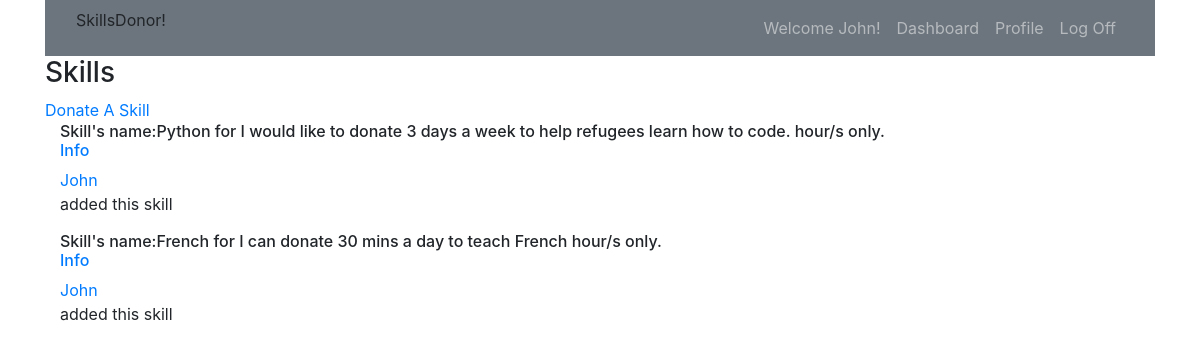
The app's page /dashboard (signed in), older data.
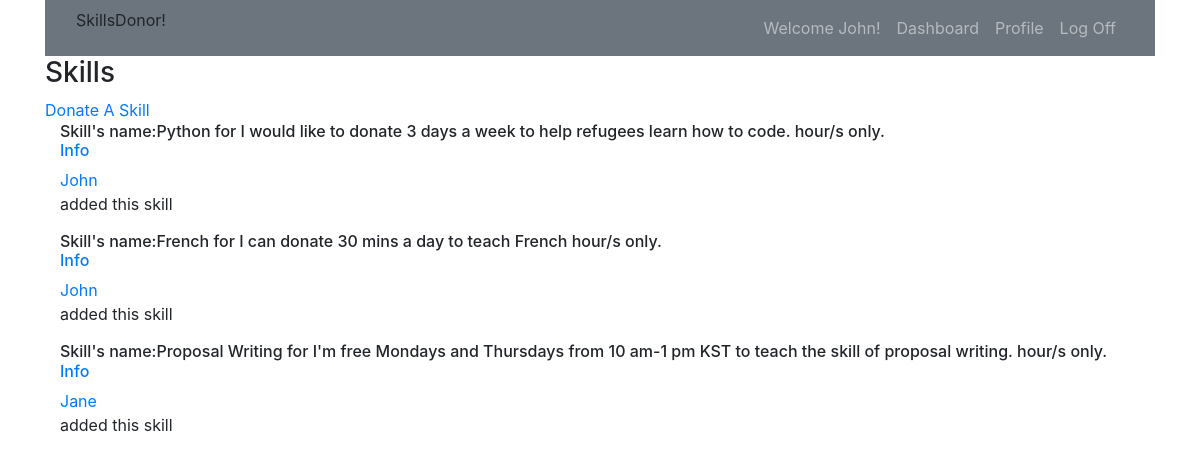
The same page, newer data.
### skills_app/models.py (models this page shows)
class User(models.Model):
    first_name = models.CharField(max_length=12)
    last_name = models.CharField(max_length= 14)
    email = models.CharField(max_length=55)
    password = models.CharField(max_length=20)
    confirmpw = models.CharField(max_length = 20)
    bio= models.TextField()
    profile_img= models.ImageField(upload_to="images", null=True)
    created_at = models.DateTimeField(auto_now_add=True)
    updated_at = models.DateTimeField(auto_now= True)
    objects = UserManager()

class Skill(models.Model):
    posted_by = models.ForeignKey(User, related_name = "user_skills", on_delete=models.CASCADE, null=True, blank = True)
    location = models.CharField(max_length=14)
    skill= models.TextField()
    profession= models.CharField(max_length=20)
    time= models.CharField(max_length=10)
    objects = SkillManager()

### skills_app/views.py (the view)
# urls.py: path('dashboard', views.dashboard),
def dashboard(request):
    if 'user_id' not in request.session:
        return redirect('/')
    user = User.objects.get(id = request.session['user_id'])
    context = {
        'user': user,
        'skills': Skill.objects.all(),
    }
    return render(request, "dashboard.html",context)

### skills_app/templates/dashboard.html (shortened to what this page needs)
<!DOCTYPE html>
<html lang="en">
<head>
    <link rel="stylesheet" href="https://maxcdn.bootstrapcdn.com/bootstrap/4.0.0/css/bootstrap.min.css"
>
</head>
<body>
<div class="container mx-auto">
    <nav class="navbar navbar-expand-sm bg-secondary navbar-dark">
        <div class="col-sm-4 col-md-4">
            <p>SkillsDonor!</p>
        </div>
    <div class="col">
        <ul class="navbar-nav float-sm-right">
            <li class="nav-item">
                <a class="nav-link" href="#"> Welcome {{ user.first_name }}!</a>
            </li>
            <li class="nav-item">
                <a class="nav-link" href="/dashboard">Dashboard</a>
            </li>
            <li class="nav-item">
                <a class="nav-link" href="/user/{{user.id}}">Profile</a>
            </li>
            <li class="nav-item">
                <a class="nav-link" href="/logout">Log Off</a>
            </li>
        </ul>
    </div>
    </nav>
    <h3>Skills</h3>
    <a href="/skill_form">Donate A Skill</a>
    {% for skill in skills %}
    <div class="container-fluid">
        <h6>Skill's name:{{skill.skill}} for {{skill.time}} hour/s only.<br><a href="/skill/{{skill.id}}">Info</a>  </h6>
            <a href="/user/{{skill.posted_by.id}}">{{skill.posted_by.first_name}}</a><p>added this skill</p>
    </div>
    {% endfor %}
</div>
</body>
</html>

Row changes from the older to the newer data that the page shows:
added Skill: skill "Proposal Writing", time "I'm free Mondays and Thursdays from 10 am-1 pm KST to teach the skill of proposal writing.", posted_by.first_name "Jane"
